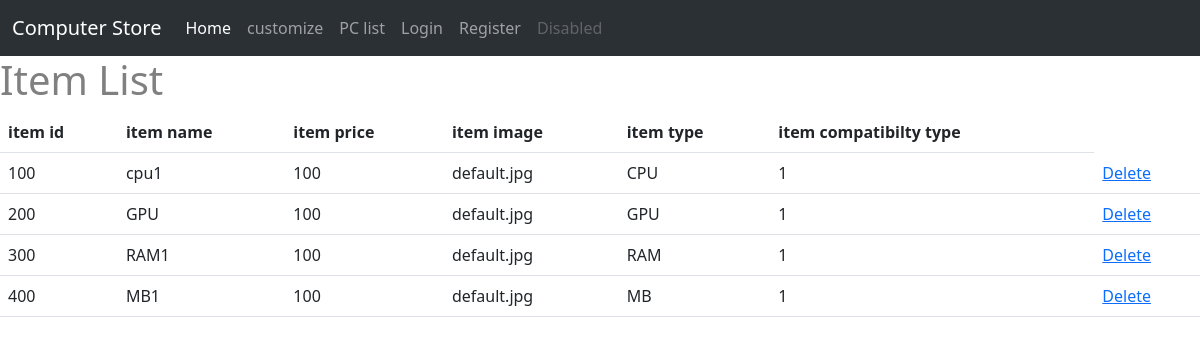
Page /displayItem on the committed database.
### ltt/models.py (models this page shows, shortened)
class Item(db.Model):
    __tablename__ = 'item'
    id = db.Column(db.Integer,primary_key = True)
    item_name = db.Column(db.String(20))
    item_price = db.Column(db.Integer)
    item_image = db.Column(db.String(20), default = "default.jpg")
    item_type = db.Column(db.String(20))
    item_c = db.Column(db.Integer)
    comments = db.relationship("Comment",backref ="item")
    rate_count = db.Column(db.Integer, default = 0)
    rate_acc = db.Column(db.Integer,default = 0)

### ltt/view.py (the view)
@view.route('/displayItem')   #page for staff to view item
def displayItem():
    items = Item.query.all()
    return render_template('displayItem.html', items = items)

### ltt/templates/displayItem.html (shortened to what this page needs)
{% extends "base.html" %}
{% block contend %}
<h1>Item List</h1>
<table class = "table table-hover">
    <thead>
        <tr>
            <th scope="col"> item id</th>
            <th scope="col">item name </th>
            <th scope="col"> item price</th>
            <th scope="col">item image </th>
            <th scope="col">item type </th>
            <th scope="col">item compatibilty type </th>
        </tr>
    </thead>
    <tbody>
        {% for item in items %}
        <tr>
            <td>{{item.id}}</td>
            <td>{{item.item_name}}</td>
            <td>{{item.item_price}}</td>
            <td>{{item.item_image}}</td>
            <td>{{item.item_type}}</td>
            <td>{{item.item_c}}</td>
            <td>
                <a href="/delete/{{item.id}}">Delete</a>
            </td>
        </tr>
        {% endfor %}
    </tbody>
</table>
{% endblock %}

### ltt/templates/base.html (shortened to what this page needs)
<!DOCTYPE html>
<html>
    <head>
        <link href="https://cdn.jsdelivr.net/npm/bootstrap@5.3.0-alpha3/dist/css/bootstrap.min.css" rel="stylesheet">
        <link rel="stylesheet" type="text/css" href="{{ url_for('static', filename='main.css') }}">
    </head>
    <body>
        <nav class="navbar navbar-expand-lg bg-body-tertiary bg-dark"  data-bs-theme="dark">
            <div class="container-fluid">
              <a class="navbar-brand" href="#">Computer Store</a>
              <div class="collapse navbar-collapse" id="navbarNavAltMarkup">
                <div class="navbar-nav">
                  <a class="nav-link active" aria-current="page" href="/home">Home</a>
                  <a class="nav-link" href="/customize">customize</a>
                  <a class="nav-link" href="/prebulid">PC list</a>
                  {%if current_user.is_active == False%}
                    <a class="nav-link" href="/login">Login</a>
                    <a class="nav-link" href="/register">Register</a>
                  {%endif%}
                  <a class="nav-link disabled">Disabled</a>
                </div>
              </div>
            </div>
        </nav>
        {% block contend %}
        {%endblock%}
    </body>
</html>

### ltt/static/main.css (style rules this page uses)
* { box-sizing: border-box; }
body { color: grey; }

### rows in the picture
Item: id "100", item_name "cpu1", item_price "100", item_image "default.jpg", item_type "CPU", item_c "1"
Item: id "200", item_name "GPU", item_price "100", item_image "default.jpg", item_type "GPU", item_c "1"
Item: id "300", item_name "RAM1", item_price "100", item_image "default.jpg", item_type "RAM", item_c "1"
Item: id "400", item_name "MB1", item_price "100", item_image "default.jpg", item_type "MB", item_c "1"
